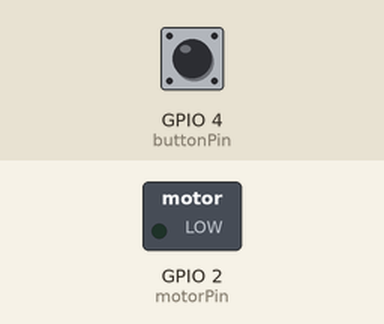
Simulated run of this sketch. Board: ESP32. On the bench: switched loads named in the sketch (green lamp = pin HIGH). The inputs (shaded band) are chosen by the test bench; at power-on: GPIO 4 (buttonPin) HIGH. WiFi joins after 1.5 s; servers stay silent unless stated; no MQTT or app messages arrive unless stated; what the sketch prints to the serial monitor is not drawn.

Above: at 2.7 s.
2.8 s: GPIO 4 (buttonPin) pulled LOW for 3.2 s
At 6.8 s:
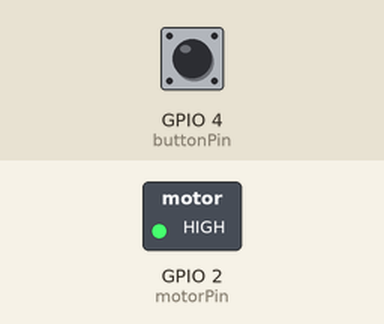
10.5 s: GPIO 4 (buttonPin) pulled LOW for 0.15 s
At 11.5 s:
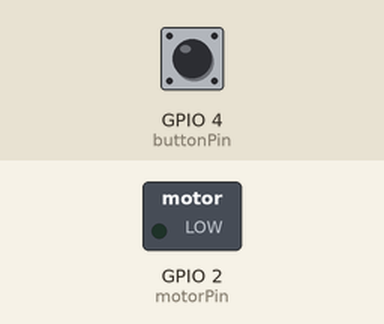
Timing chart, 0 to 13.5 s (numbered marks = the images above; inputs shaded):
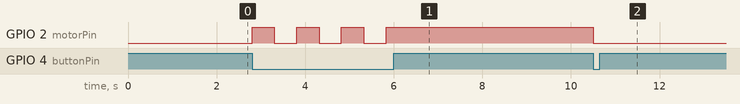

The sketch:

ArduinoEsp32DummyCoordinates.ino
```cpp
#include <WiFi.h>
#include <WiFiClientSecure.h>
#include <PubSubClient.h>

// Replace the next variables with your Wi-Fi credentials
const char* ssid = "802.11.1";
const char* password = "12345689";

// Add your MQTT Broker IP address and port
const char* mqttBroker = "20d34d0715dc40bd94844427c77b2dd5.s1.eu.hivemq.cloud";
const int mqttPort = 8883;

const char* mqttClientId = "mqtt.Client"; // Change to a unique string
const char* mqttUsername = "SmartGuardian";
const char* mqttPassword = "BSC-COM-NE-15-19@unima.ac.mw";
const char* mqttTopic = "gps/0995257479";

WiFiClientSecure espClient;
PubSubClient mqttClient(espClient);

unsigned long lastReconnectAttempt = 0;
const long reconnectInterval = 5000;
unsigned long lastPublishTime = 0;
const long publishInterval = 5000;

#define MSG_BUFFER_SIZE (50)
char msg[MSG_BUFFER_SIZE];

// Certificate
static const char* root_ca PROGMEM = R"EOF(
-----BEGIN CERTIFICATE-----
MIIFazCCA1OgAwIBAgIRAIIQz7DSQONZRGPgu2OCiwAwDQYJKoZIhvcNAQELBQAw
TzELMAkGA1UEBhMCVVMxKTAnBgNVBAoTIEludGVybmV0IFNlY3VyaXR5IFJlc2Vh
cmNoIEdyb3VwMRUwEwYDVQQDEwxJU1JHIFJvb3QgWDEwHhcNMTUwNjA0MTEwNDM4
WhcNMzUwNjA0MTEwNDM4WjBPMQswCQYDVQQGEwJVUzEpMCcGA1UEChMgSW50ZXJu
ZXQgU2VjdXJpdHkgUmVzZWFyY2ggR3JvdXAxFTATBgNVBAMTDElTUkcgUm9vdCBY
MTCCAiIwDQYJKoZIhvcNAQEBBQADggIPADCCAgoCggIBAK3oJHP0FDfzm54rVygc
h77ct984kIxuPOZXoHj3dcKi/vVqbvYATyjb3miGbESTtrFj/RQSa78f0uoxmyF+
0TM8ukj13Xnfs7j/EvEhmkvBioZxaUpmZmyPfjxwv60pIgbz5MDmgK7iS4+3mX6U
A5/TR5d8mUgjU+g4rk8Kb4Mu0UlXjIB0ttov0DiNewNwIRt18jA8+o+u3dpjq+sW
T8KOEUt+zwvo/7V3LvSye0rgTBIlDHCNAymg4VMk7BPZ7hm/ELNKjD+Jo2FR3qyH
B5T0Y3HsLuJvW5iB4YlcNHlsdu87kGJ55tukmi8mxdAQ4Q7e2RCOFvu396j3x+UC
B5iPNgiV5+I3lg02dZ77DnKxHZu8A/lJBdiB3QW0KtZB6awBdpUKD9jf1b0SHzUv
KBds0pjBqAlkd25HN7rOrFleaJ1/ctaJxQZBKT5ZPt0m9STJEadao0xAH0ahmbWn
OlFuhjuefXKnEgV4We0+UXgVCwOPjdAvBbI+e0ocS3MFEvzG6uBQE3xDk3SzynTn
jh8BCNAw1FtxNrQHusEwMFxIt4I7mKZ9YIqioymCzLq9gwQbooMDQaHWBfEbwrbw
qHyGO0aoSCqI3Haadr8faqU9GY/rOPNk3sgrDQoo//fb4hVC1CLQJ13hef4Y53CI
rU7m2Ys6xt0nUW7/vGT1M0NPAgMBAAGjQjBAMA4GA1UdDwEB/wQEAwIBBjAPBgNV
HRMBAf8EBTADAQH/MB0GA1UdDgQWBBR5tFnme7bl5AFzgAiIyBpY9umbbjANBgkq
hkiG9w0BAQsFAAOCAgEAVR9YqbyyqFDQDLHYGmkgJykIrGF1XIpu+ILlaS/V9lZL
ubhzEFnTIZd+50xx+7LSYK05qAvqFyFWhfFQDlnrzuBZ6brJFe+GnY+EgPbk6ZGQ
3BebYhtF8GaV0nxvwuo77x/Py9auJ/GpsMiu/X1+mvoiBOv/2X/qkSsisRcOj/KK
NFtY2PwByVS5uCbMiogziUwthDyC3+6WVwW6LLv3xLfHTjuCvjHIInNzktHCgKQ5
ORAzI4JMPJ+GslWYHb4phowim57iaztXOoJwTdwJx4nLCgdNbOhdjsnvzqvHu7Ur
TkXWStAmzOVyyghqpZXjFaH3pO3JLF+l+/+sKAIuvtd7u+Nxe5AW0wdeRlN8NwdC
jNPElpzVmbUq4JUagEiuTDkHzsxHpFKVK7q4+63SM1N95R1NbdWhscdCb+ZAJzVc
oyi3B43njTOQ5yOf+1CceWxG1bQVs5ZufpsMljq4Ui0/1lvh+wjChP4kqKOJ2qxq
4RgqsahDYVvTH9w7jXbyLeiNdd8XM2w9U/t7y0Ff/9yi0GE44Za4rF2LN9d11TPA
mRGunUHBcnWEvgJBQl9nJEiU0Zsnvgc/ubhPgXRR4Xq37Z0j4r7g1SgEEzwxA57d
emyPxgcYxn/eR44/KJ4EBs+lVDR3veyJm+kXQ99b21/+jh5Xos1AnX5iItreGCc=
-----END CERTIFICATE-----
)EOF";

// Pin where the button is connected
const int buttonPin = 4;
// Pin where the vibrating motor is connected
const int motorPin = 2;

// Initial alert state
bool alert = false;

void setup() {
  Serial.begin(115200);

  // Initialize the button pin as an input
  pinMode(buttonPin, INPUT_PULLUP);
  // Initialize the motor pin as an output
  pinMode(motorPin, OUTPUT);

  // Connect to Wi-Fi
  connectToWiFi();

  // Set the root certificate for the connection
  espClient.setCACert(root_ca);

  // Connect to MQTT broker
  mqttClient.setServer(mqttBroker, mqttPort);
  mqttClient.setCallback(callback);

  // Wait for MQTT connection
  while (!mqttClient.connected()) {
    Serial.println("Connecting to MQTT broker...");
    if (mqttClient.connect(mqttClientId, mqttUsername, mqttPassword)) {
      Serial.println("Connected to MQTT broker");
      mqttClient.subscribe(mqttTopic); // Subscribe to the topic to verify messages
    } else {
      Serial.print("Failed to connect to MQTT broker, rc=");
      Serial.print(mqttClient.state());
      Serial.println(" Retrying in 5 seconds...");
      delay(5000); // Increase the delay to 5 seconds
    }
  }
}

void loop() {
  // Maintain WiFi and MQTT connection
  maintainWiFiConnection();
  if (!mqttClient.connected()) {
    reconnect();
  }
  mqttClient.loop();

  // Check the button state
  handleButtonPress();

  // Publish coordinates periodically
  if (millis() - lastPublishTime >= publishInterval) {
    publishCoordinates();
    lastPublishTime = millis();
  }
}

void handleButtonPress() {
  // Read the button state
  int buttonState = digitalRead(buttonPin);

  // Check if the button is pressed
  if (buttonState == LOW) {
    // Toggle the alert state
    alert = !alert;

    // Control the motor based on the alert state
    if (alert) {
      digitalWrite(motorPin, HIGH); // Turn on the motor
    } else {
      digitalWrite(motorPin, LOW); // Turn off the motor
    }

    // Publish the coordinates with the updated alert status
    publishCoordinates();

    // Debounce delay
    delay(500);
  }
}

void publishCoordinates() {
  // Dummy GPS coordinates
  float latitude = -15.391750822378; // London
  float longitude = 35.346897102955296;
  String device_id  = "0885413676";

  // Create a JSON string with dummy GPS data and ID
  String payload = "{\"device_id\":\"" + device_id + "\",\"latitude\":" + String(latitude, 6) + ",\"longitude\":" + String(longitude, 6) + ",\"alert\":" + String(alert ? "true" : "false") + "}";

  // Publish the GPS data to MQTT topic
  mqttClient.publish(mqttTopic, payload.c_str());
  Serial.print("GPS data published: ");
  Serial.println(payload);
}

void reconnect() {
  // Check if it's time to attempt a reconnect
  if (millis() - lastReconnectAttempt < reconnectInterval) {
    return;
  }

  // Attempt to reconnect
  Serial.println("Attempting MQTT reconnection...");
  if (mqttClient.connect(mqttClientId, mqttUsername, mqttPassword)) {
    Serial.println("Reconnected to MQTT broker");
    mqttClient.subscribe(mqttTopic); // Resubscribe to the topic to verify messages
  } else {
    Serial.print("Failed to reconnect to MQTT broker, rc=");
    Serial.println(mqttClient.state());
  }

  // Update last reconnect attempt timestamp
  lastReconnectAttempt = millis();
}

void callback(char* topic, byte* payload, unsigned int length) {
  Serial.print("Message arrived [");
  Serial.print(topic);
  Serial.print("] ");
  for (unsigned int i = 0; i < length; i++) {
    Serial.print((char)payload[i]);
  }
  Serial.println();
}

void connectToWiFi() {
  WiFi.mode(WIFI_STA);
  Serial.println("Connecting to Wi-Fi...");
  WiFi.begin(ssid, password);
  while (WiFi.status() != WL_CONNECTED) {
    delay(500);
    Serial.print(".");
  }
  Serial.println("\nConnected to Wi-Fi");
  Serial.print("IP address: ");
  Serial.println(WiFi.localIP());
}
void maintainWiFiConnection() {
  if (WiFi.status() != WL_CONNECTED) {
    Serial.println("WiFi connection lost. Reconnecting...");
    connectToWiFi();
  }
}
```

Measured:
- after the input at 2.8 s, GPIO 2 (motorPin): alternates HIGH for 0.50 s and LOW for 0.50 s, 7 changes in all, then stays HIGH, starting at once
- after the input at 10.5 s, GPIO 2 (motorPin): HIGH → LOW at once
